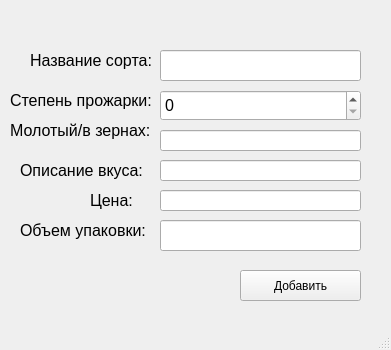
<?xml version="1.0" encoding="UTF-8"?>
<ui version="4.0">
 <class>MainWindow</class>
 <widget class="QMainWindow" name="MainWindow">
  <property name="geometry">
   <rect>
    <x>0</x>
    <y>0</y>
    <width>391</width>
    <height>350</height>
   </rect>
  </property>
  <property name="windowTitle">
   <string>MainWindow</string>
  </property>
  <widget class="QWidget" name="centralwidget">
   <widget class="QLineEdit" name="lineEdit">
    <property name="geometry">
     <rect>
      <x>160</x>
      <y>50</y>
      <width>201</width>
      <height>31</height>
     </rect>
    </property>
    <property name="font">
     <font>
      <pointsize>12</pointsize>
     </font>
    </property>
   </widget>
   <widget class="QLabel" name="label">
    <property name="geometry">
     <rect>
      <x>30</x>
      <y>50</y>
      <width>131</width>
      <height>21</height>
     </rect>
    </property>
    <property name="font">
     <font>
      <pointsize>12</pointsize>
     </font>
    </property>
    <property name="text">
     <string>Название сорта:</string>
    </property>
   </widget>
   <widget class="QLabel" name="label_2">
    <property name="geometry">
     <rect>
      <x>10</x>
      <y>90</y>
      <width>151</width>
      <height>21</height>
     </rect>
    </property>
    <property name="font">
     <font>
      <pointsize>12</pointsize>
     </font>
    </property>
    <property name="text">
     <string>Степень прожарки:</string>
    </property>
   </widget>
   <widget class="QSpinBox" name="spinBox">
    <property name="geometry">
     <rect>
      <x>160</x>
      <y>90</y>
      <width>201</width>
      <height>31</height>
     </rect>
    </property>
    <property name="font">
     <font>
      <pointsize>12</pointsize>
     </font>
    </property>
   </widget>
   <widget class="QLabel" name="label_3">
    <property name="geometry">
     <rect>
      <x>10</x>
      <y>120</y>
      <width>151</width>
      <height>21</height>
     </rect>
    </property>
    <property name="font">
     <font>
      <pointsize>12</pointsize>
     </font>
    </property>
    <property name="text">
     <string>Молотый/в зернах:</string>
    </property>
   </widget>
   <widget class="QLineEdit" name="lineEdit_2">
    <property name="geometry">
     <rect>
      <x>160</x>
      <y>130</y>
      <width>201</width>
      <height>21</height>
     </rect>
    </property>
    <property name="font">
     <font>
      <pointsize>12</pointsize>
     </font>
    </property>
   </widget>
   <widget class="QLineEdit" name="lineEdit_3">
    <property name="geometry">
     <rect>
      <x>160</x>
      <y>160</y>
      <width>201</width>
      <height>21</height>
     </rect>
    </property>
    <property name="font">
     <font>
      <pointsize>12</pointsize>
     </font>
    </property>
   </widget>
   <widget class="QLabel" name="label_4">
    <property name="geometry">
     <rect>
      <x>20</x>
      <y>160</y>
      <width>131</width>
      <height>21</height>
     </rect>
    </property>
    <property name="font">
     <font>
      <pointsize>12</pointsize>
     </font>
    </property>
    <property name="text">
     <string>Описание вкуса:</string>
    </property>
   </widget>
   <widget class="QLabel" name="label_5">
    <property name="geometry">
     <rect>
      <x>90</x>
      <y>190</y>
      <width>51</width>
      <height>21</height>
     </rect>
    </property>
    <property name="font">
     <font>
      <pointsize>12</pointsize>
     </font>
    </property>
    <property name="text">
     <string>Цена:</string>
    </property>
   </widget>
   <widget class="QLineEdit" name="lineEdit_4">
    <property name="geometry">
     <rect>
      <x>160</x>
      <y>190</y>
      <width>201</width>
      <height>21</height>
     </rect>
    </property>
    <property name="font">
     <font>
      <pointsize>12</pointsize>
     </font>
    </property>
   </widget>
   <widget class="QLineEdit" name="lineEdit_5">
    <property name="geometry">
     <rect>
      <x>160</x>
      <y>220</y>
      <width>201</width>
      <height>31</height>
     </rect>
    </property>
    <property name="font">
     <font>
      <pointsize>12</pointsize>
     </font>
    </property>
   </widget>
   <widget class="QLabel" name="label_6">
    <property name="geometry">
     <rect>
      <x>20</x>
      <y>220</y>
      <width>141</width>
      <height>21</height>
     </rect>
    </property>
    <property name="font">
     <font>
      <pointsize>12</pointsize>
     </font>
    </property>
    <property name="text">
     <string>Объем упаковки:</string>
    </property>
   </widget>
   <widget class="QPushButton" name="pushButton">
    <property name="geometry">
     <rect>
      <x>240</x>
      <y>270</y>
      <width>121</width>
      <height>31</height>
     </rect>
    </property>
    <property name="text">
     <string>Добавить</string>
    </property>
   </widget>
  </widget>
  <widget class="QMenuBar" name="menubar">
   <property name="geometry">
    <rect>
     <x>0</x>
     <y>0</y>
     <width>391</width>
     <height>21</height>
    </rect>
   </property>
  </widget>
  <widget class="QStatusBar" name="statusbar"/>
 </widget>
 <resources/>
 <connections/>
</ui>
